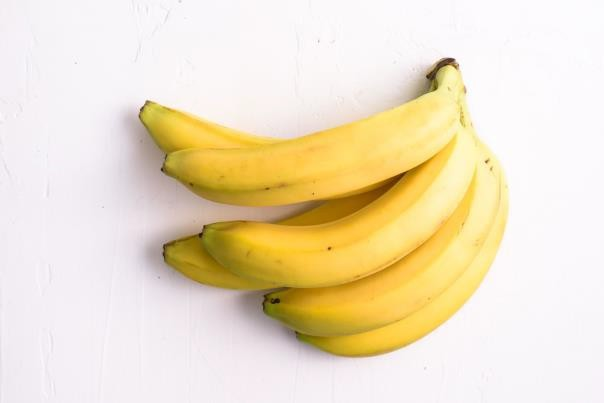
#> input picture citra-wajib/pisang.jpg, 604 x 403 px, found by its file name
$ python pisang.py
#> lines starting #> are read from the running program, lines starting #| are printed output that depends on the picture; after the words box and inside, x2 and y2 are one past the last pixel; in counts of white or black regions, pixels touching at a corner belong together
import cv2
import numpy as np
import matplotlib.pyplot as plt

img = cv2.imread("pisang.jpg")
#> img is the input picture: shape (403, 604, 3); mean B, G, R 197.6, 224.9, 238.3
edge = cv2.Canny(img,50,100) #melakukan deteksi tepi
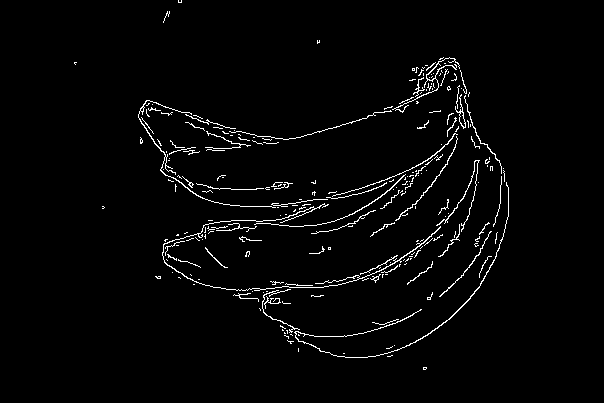
#> edge: shape (403, 604); 2.4% white in thin lines or dots, all inside (x1, y1, x2, y2) = (74, 0, 509, 370)

hsv = cv2.cvtColor(img, cv2.COLOR_BGR2HSV) #menentukan jenis warna
#> hsv: shape (403, 604, 3); mean H, S, V 104.1, 50.3, 238.7
lower = np.array([0, 0, 0]) #menentukan ambang batas bawah warna
higher = np.array([100, 400, 255]) #menentukan ambang batas atas warna
mask = cv2.inRange(hsv, lower, higher) #membuat masking untuk mencari objek sesuai batas warna
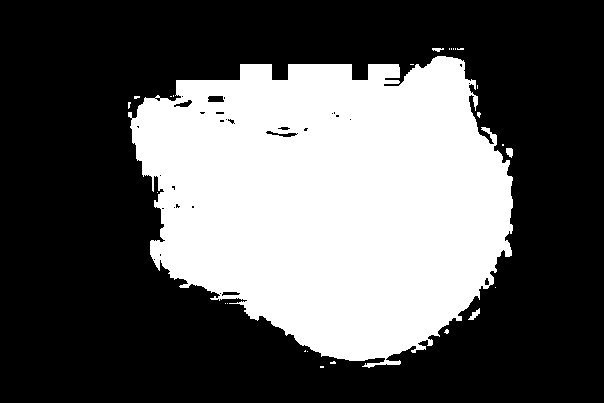
#> mask: shape (403, 604); 35.8% white; 26 white regions (22 under 20 px), largest, box (x1, y1, x2, y2) and area: (128, 56, 513, 368) 86906, (468, 308, 480, 320) 62, (506, 148, 513, 158) 54, (432, 48, 444, 52) 32

result = cv2.bitwise_and(img, img, mask=mask)
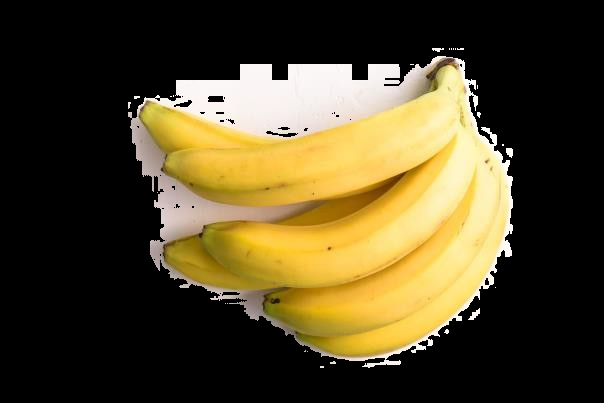
#> result: shape (403, 604, 3); mean B, G, R 40.5, 70, 80.9

#proses untuk menampilkan gambar
plt.subplot(141), plt.imshow(cv2.cvtColor (img, cv2.COLOR_BGR2RGB))
plt.title("gambar asli"),plt.xticks([]),plt.yticks([]) #menampilkan gambar asli
plt.subplot(142), plt.imshow (cv2.cvtColor(img, cv2.COLOR_BGR2GRAY))
plt.title("gambar gray"),plt.xticks([]),plt.yticks([]) #menampilkan gambar abu
plt.subplot(143),plt.imshow(edge, cmap="gray")
plt.title("gambar tepi"),plt.xticks([]),plt.yticks([]) #menampilkan deteksi tepi
plt.subplot(144), plt.imshow(cv2.cvtColor (result, cv2.COLOR_BGR2RGB))
plt.title("hasil segmentasi"),plt.xticks([]),plt.yticks([]) #menampilkan segmentasi
plt.show()
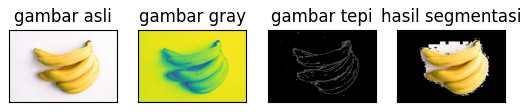
#> figure drawn by matplotlib, 4 panels
